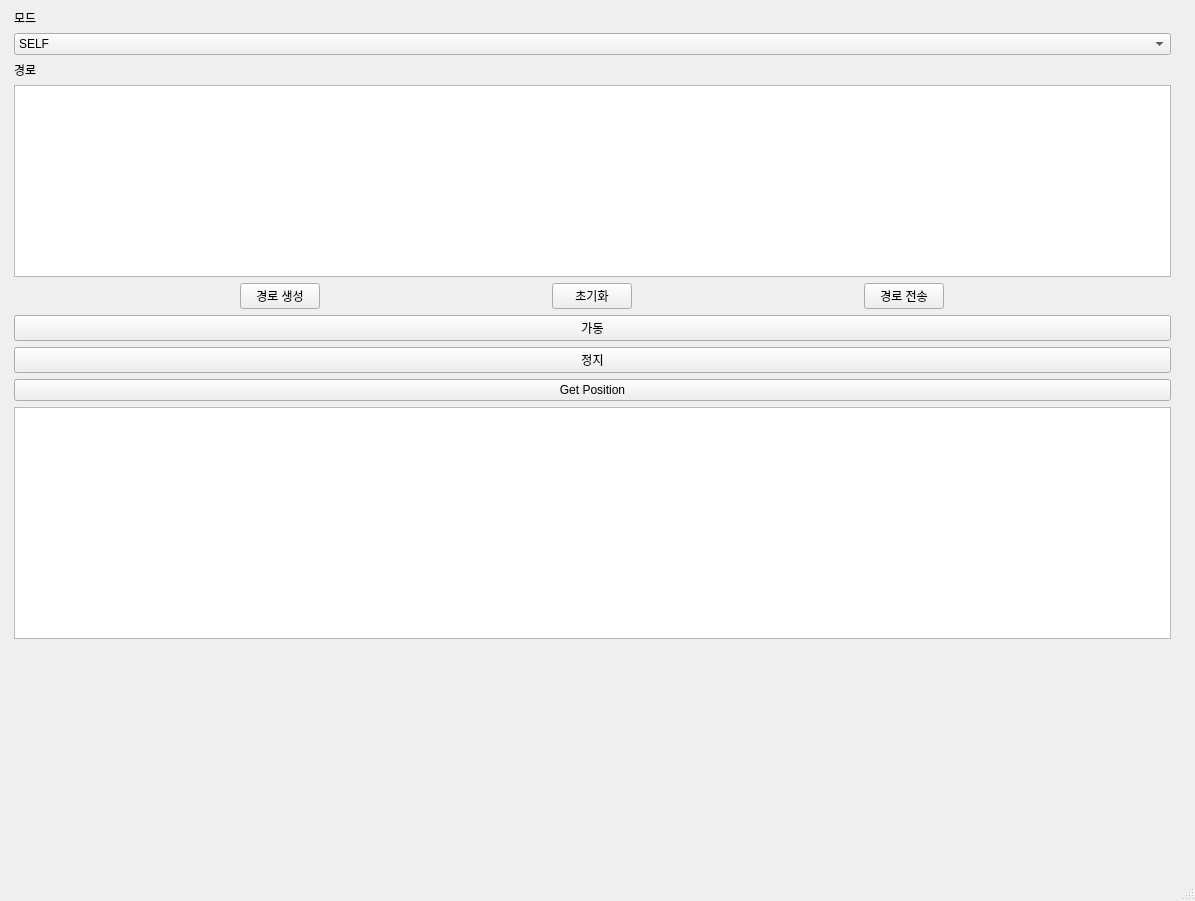
<?xml version="1.0" encoding="UTF-8"?>
<ui version="4.0">
 <class>MainWindow</class>
 <widget class="QMainWindow" name="MainWindow">
  <property name="geometry">
   <rect>
    <x>0</x>
    <y>0</y>
    <width>1195</width>
    <height>901</height>
   </rect>
  </property>
  <property name="windowTitle">
   <string>MainWindow</string>
  </property>
  <property name="styleSheet">
   <string notr="true"/>
  </property>
  <widget class="QWidget" name="centralwidget">
   <layout class="QGridLayout" name="gridLayout">
    <item row="0" column="0">
     <layout class="QHBoxLayout" name="Outer_Layout" stretch="0,0">
      <property name="sizeConstraint">
       <enum>QLayout::SetMaximumSize</enum>
      </property>
      <item>
       <layout class="QVBoxLayout" name="video_layout"/>
      </item>
      <item>
       <layout class="QVBoxLayout" name="Folium">
        <property name="spacing">
         <number>6</number>
        </property>
        <property name="sizeConstraint">
         <enum>QLayout::SetMaximumSize</enum>
        </property>
       </layout>
      </item>
     </layout>
    </item>
    <item row="0" column="1">
     <layout class="QVBoxLayout" name="verticalLayout_2">
      <property name="spacing">
       <number>6</number>
      </property>
      <property name="sizeConstraint">
       <enum>QLayout::SetDefaultConstraint</enum>
      </property>
      <property name="leftMargin">
       <number>5</number>
      </property>
      <property name="rightMargin">
       <number>15</number>
      </property>
      <item>
       <widget class="QLabel" name="label">
        <property name="sizePolicy">
         <sizepolicy hsizetype="Preferred" vsizetype="Fixed">
          <horstretch>0</horstretch>
          <verstretch>0</verstretch>
         </sizepolicy>
        </property>
        <property name="text">
         <string>모드</string>
        </property>
       </widget>
      </item>
      <item>
       <widget class="QComboBox" name="comboBox">
        <item>
         <property name="text">
          <string>SELF</string>
         </property>
        </item>
        <item>
         <property name="text">
          <string>AUTO</string>
         </property>
        </item>
       </widget>
      </item>
      <item>
       <widget class="QLabel" name="label_2">
        <property name="sizePolicy">
         <sizepolicy hsizetype="Preferred" vsizetype="Fixed">
          <horstretch>0</horstretch>
          <verstretch>0</verstretch>
         </sizepolicy>
        </property>
        <property name="text">
         <string>경로</string>
        </property>
       </widget>
      </item>
      <item>
       <widget class="QListView" name="listView">
        <property name="sizePolicy">
         <sizepolicy hsizetype="Minimum" vsizetype="Fixed">
          <horstretch>0</horstretch>
          <verstretch>0</verstretch>
         </sizepolicy>
        </property>
       </widget>
      </item>
      <item>
       <layout class="QHBoxLayout" name="horizontalLayout">
        <item>
         <widget class="QPushButton" name="pushButton_1">
          <property name="sizePolicy">
           <sizepolicy hsizetype="Fixed" vsizetype="Fixed">
            <horstretch>0</horstretch>
            <verstretch>0</verstretch>
           </sizepolicy>
          </property>
          <property name="text">
           <string>경로 생성</string>
          </property>
         </widget>
        </item>
        <item>
         <widget class="QPushButton" name="pushButton_2">
          <property name="sizePolicy">
           <sizepolicy hsizetype="Fixed" vsizetype="Fixed">
            <horstretch>0</horstretch>
            <verstretch>0</verstretch>
           </sizepolicy>
          </property>
          <property name="text">
           <string>초기화</string>
          </property>
         </widget>
        </item>
        <item>
         <widget class="QPushButton" name="pushButton_3">
          <property name="sizePolicy">
           <sizepolicy hsizetype="Fixed" vsizetype="Fixed">
            <horstretch>0</horstretch>
            <verstretch>0</verstretch>
           </sizepolicy>
          </property>
          <property name="text">
           <string>경로 전송</string>
          </property>
         </widget>
        </item>
       </layout>
      </item>
      <item>
       <widget class="QPushButton" name="pushButton">
        <property name="text">
         <string>가동</string>
        </property>
       </widget>
      </item>
      <item>
       <widget class="QPushButton" name="pushButton_4">
        <property name="text">
         <string>정지</string>
        </property>
       </widget>
      </item>
      <item>
       <widget class="QPushButton" name="btn_getposition">
        <property name="text">
         <string>Get Position</string>
        </property>
       </widget>
      </item>
      <item>
       <widget class="QListView" name="listView_2">
        <property name="enabled">
         <bool>true</bool>
        </property>
        <property name="sizePolicy">
         <sizepolicy hsizetype="Minimum" vsizetype="Expanding">
          <horstretch>0</horstretch>
          <verstretch>0</verstretch>
         </sizepolicy>
        </property>
        <property name="layoutMode">
         <enum>QListView::SinglePass</enum>
        </property>
       </widget>
      </item>
      <item>
       <spacer name="verticalSpacer">
        <property name="orientation">
         <enum>Qt::Vertical</enum>
        </property>
        <property name="sizeHint" stdset="0">
         <size>
          <width>13</width>
          <height>13</height>
         </size>
        </property>
       </spacer>
      </item>
     </layout>
    </item>
   </layout>
  </widget>
  <widget class="QMenuBar" name="menubar">
   <property name="geometry">
    <rect>
     <x>0</x>
     <y>0</y>
     <width>1195</width>
     <height>22</height>
    </rect>
   </property>
  </widget>
  <widget class="QStatusBar" name="statusbar"/>
 </widget>
 <resources/>
 <connections>
  <connection>
   <sender>btn_getposition</sender>
   <signal>clicked()</signal>
   <receiver>MainWindow</receiver>
   <slot>GetPosition()</slot>
   <hints>
    <hint type="sourcelabel">
     <x>940</x>
     <y>336</y>
    </hint>
    <hint type="destinationlabel">
     <x>1116</x>
     <y>836</y>
    </hint>
   </hints>
  </connection>
 </connections>
 <slots>
  <slot>GetPosition()</slot>
 </slots>
</ui>
